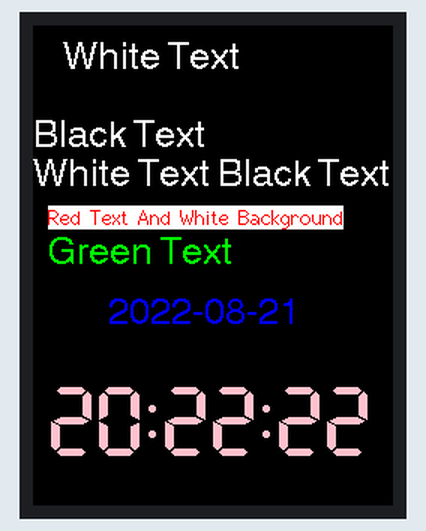
A program run on a simulated ESP8266 (NodeMCU). Shown: 240×320 colour display.

Above: at 0.3 s.

The program:

main.cpp
```cpp
#include <Arduino.h>
#include <TFT_eSPI.h>
TFT_eSPI tft = TFT_eSPI();
void setup()
{
    // 初始化
    tft.init();
    //清理屏幕  设置屏幕背景色
    tft.fillScreen(TFT_BLACK);

    // 设置起始坐标(20, 10)，4 号字体
    tft.setCursor(20, 10, 4);
    // 设置字体颜色为白色 , 黑色文本背景
    tft.setTextColor(TFT_WHITE, TFT_BLACK);
    // 设置显示的文字，注意这里有个换行符 \n 产生的效果
    tft.println("White Text \n");
    tft.println("Black Text");
    //不换行
    tft.print("White Text ");
    tft.print("Black Text");

    //设置起始坐标(10, 120)，2号字体，文本颜色为红色，背景色为白色
    tft.setCursor(10, 120);
    tft.setTextFont(2);
    tft.setTextColor(TFT_RED, TFT_WHITE);
    tft.println("Red Text And White Background");

    //设置起始坐标(10, 140)，4号字体，文本颜色为绿色，无背景色
    tft.setCursor(10, 140, 4);
    tft.setTextColor(TFT_GREEN);
    tft.println("Green Text");

    //设置起始坐标(50, 180)，4号字体，文本颜色为蓝色，无背景色
    tft.setCursor(50, 180);
    tft.setTextFont(4);
    tft.setTextColor(TFT_BLUE);
    tft.println("2022-08-21");

    //设置起始坐标(50, 240)，7号字体，文本颜色为 粉色，无背景色
    tft.setCursor(10, 240);
    tft.setTextFont(7);
    tft.setTextColor(TFT_PINK);
    tft.println("20:22:22");
}

void loop()
{
}
```
